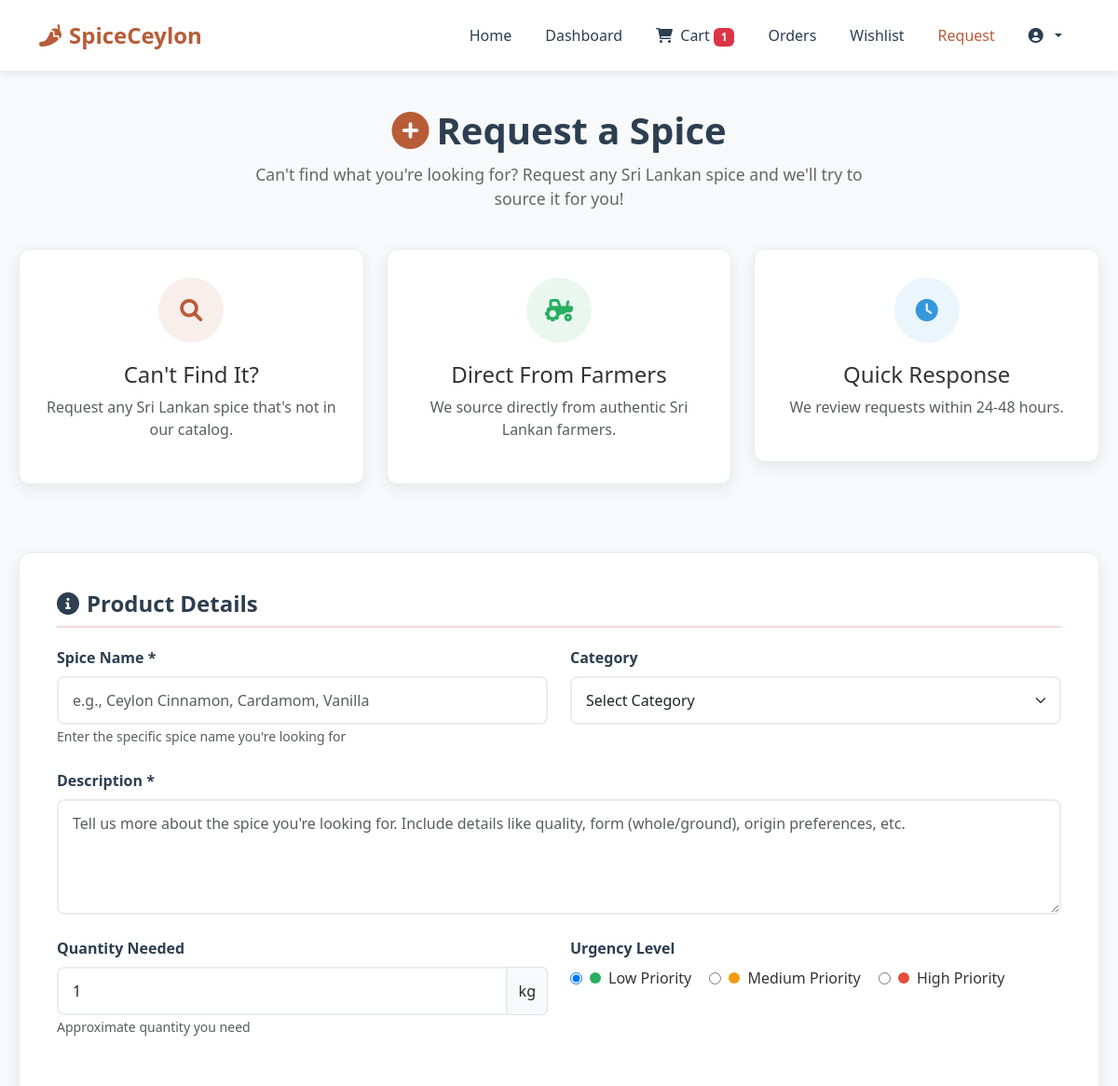
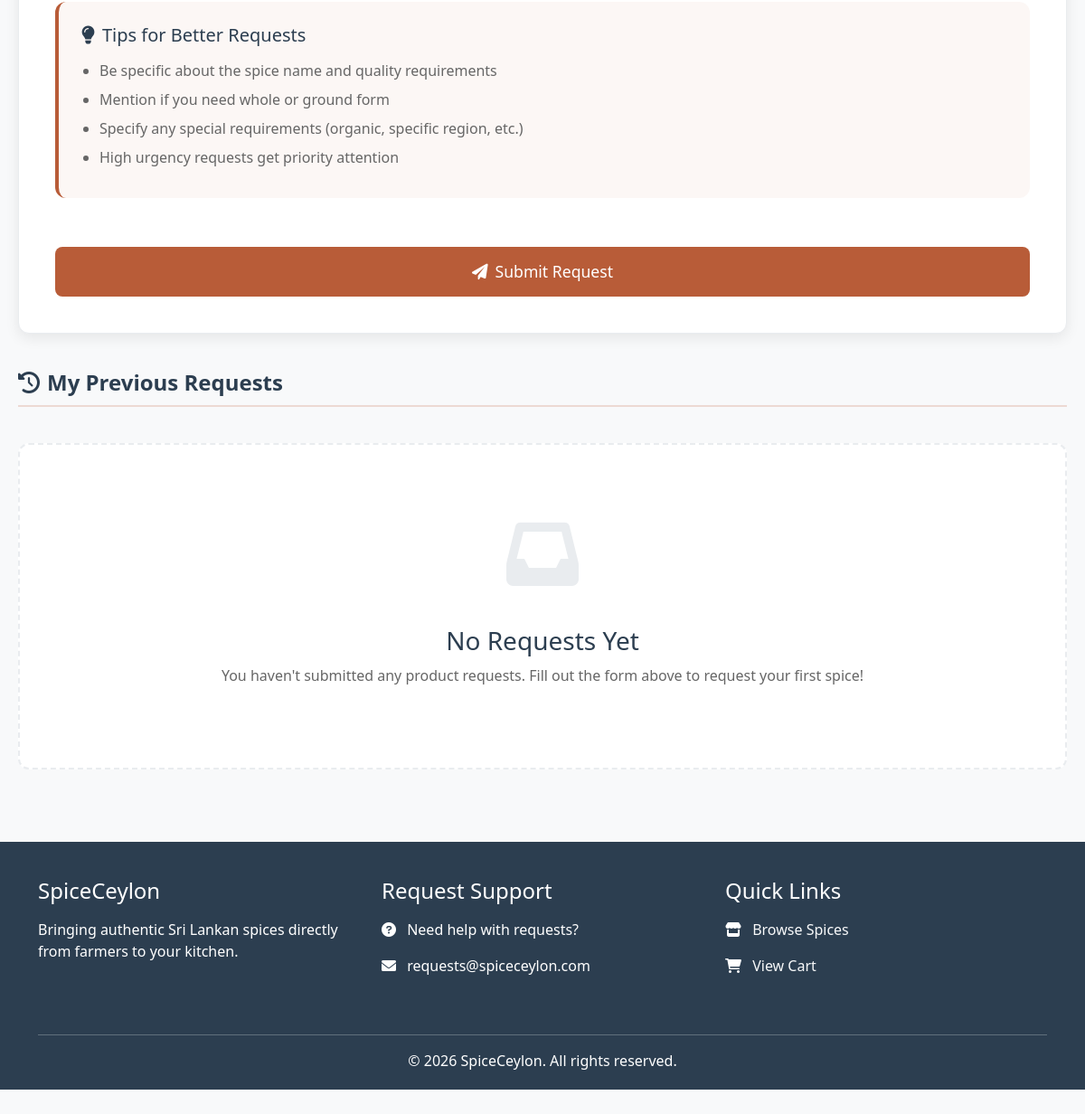
The page /customer/request.php (signed in) on the database as committed earlier (2 pictures, top to bottom).
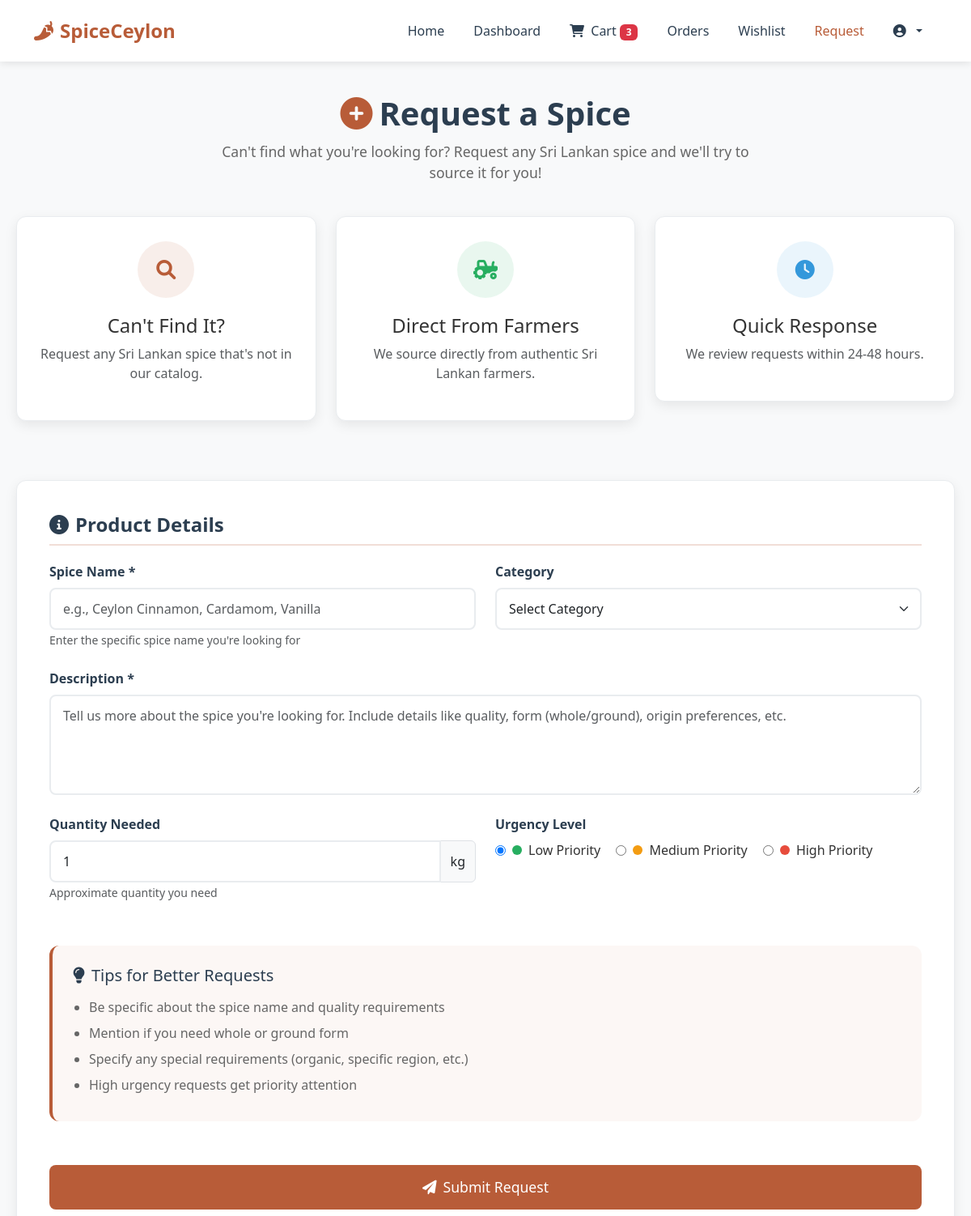
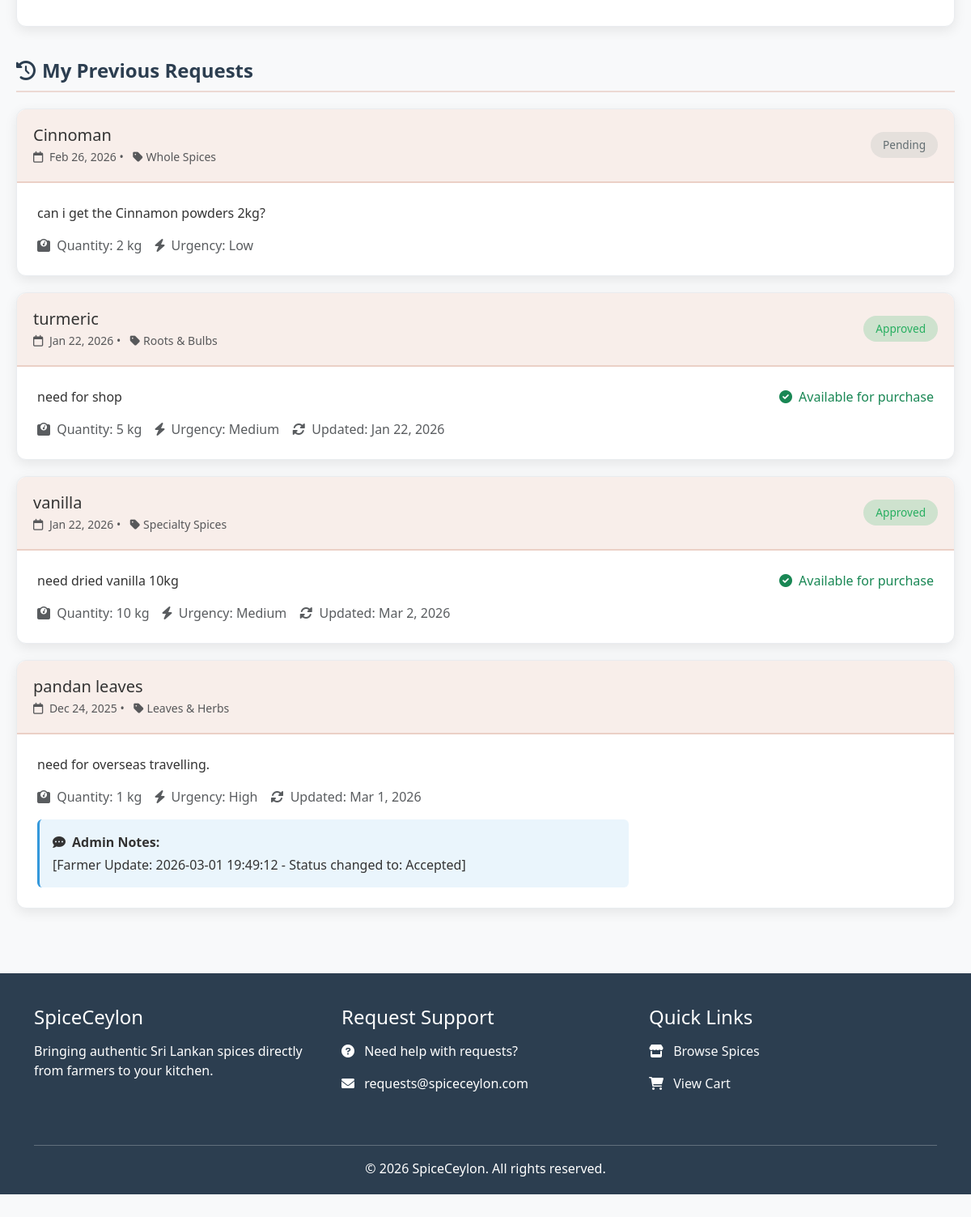
The same page on the database as committed later (2 pictures, top to bottom).
### tables this page shows
CREATE TABLE `product_requests` (
  `request_id` int(11) NOT NULL,
  `customer_id` int(11) NOT NULL,
  `product_name` varchar(255) NOT NULL,
  `category` varchar(100) DEFAULT NULL,
  `description` text DEFAULT NULL,
  `quantity_requested` int(11) DEFAULT 1,
  `urgency` enum('Low','Medium','High') DEFAULT 'Medium',
  `status` enum('Pending','Reviewed','Approved','Rejected','Completed') DEFAULT 'Pending',
  `admin_notes` text DEFAULT NULL,
  `created_at` timestamp NOT NULL DEFAULT current_timestamp(),
  `updated_at` timestamp NULL DEFAULT NULL ON UPDATE current_timestamp(),
  `assigned_farmer_id` int(11) DEFAULT NULL
);

### customer/request.php (the view, shortened to what the changed rows need)
<?php
include '../config/db.php';
$user_id = $_SESSION['user_id'];
$requests_query = "SELECT * FROM product_requests WHERE customer_id = ? ORDER BY created_at DESC";
$requests_stmt = $conn->prepare($requests_query);
$requests_stmt->bind_param("i", $user_id);
$requests_stmt->execute();
$requests_result = $requests_stmt->get_result();
$cart_query = "SELECT COUNT(*) as cart_count FROM cart WHERE customer_id = ?";
$cart_stmt = $conn->prepare($cart_query);
$cart_stmt->bind_param("i", $user_id);
$cart_stmt->execute();
$cart_result = $cart_stmt->get_result();
$cart_count = $cart_result->fetch_assoc()['cart_count'];
?>
<!DOCTYPE html>
<html lang="en">
<head>
    <link href="https://cdn.jsdelivr.net/npm/bootstrap@5.3.0/dist/css/bootstrap.min.css" rel="stylesheet">
    <link rel="stylesheet" href="https://cdnjs.cloudflare.com/ajax/libs/font-awesome/6.0.0/css/all.min.css">
</head>
<body>
    <nav class="navbar navbar-expand-lg">
        <div class="container">
            <div class="collapse navbar-collapse">
                <ul class="navbar-nav ms-auto">
                    <li class="nav-item">
                        <a class="nav-link" href="cart.php">
                            <i class="fas fa-shopping-cart me-1"></i> Cart
                            <?php if($cart_count > 0): ?>
                                <span class="badge bg-danger"><?php echo $cart_count; ?></span>
                            <?php endif; ?>
                        </a>
                    </li>
                </ul>
            </div>
        </div>
    </nav>
    <div class="request-container">
        <div class="request-header">
            <h1><i class="fas fa-plus-circle me-2" style="color: var(--spice-red);"></i>Request a Spice</h1>
        </div>
        <div class="form-section">
            <?php if ($requests_result->num_rows > 0): ?>
                <div class="requests-list">
                    <?php while ($request = $requests_result->fetch_assoc()):
                        $statusClass = 'status-' . strtolower($request['status']);
                    ?>
                    <div class="request-card">
                        <div class="request-card-header">
                            <div class="d-flex justify-content-between align-items-center flex-wrap">
                                <div>
                                    <h5 class="mb-1"><?php echo htmlspecialchars($request['product_name']); ?></h5>
                                    <p class="text-muted mb-0 small">
                                        <i class="far fa-calendar me-1"></i>
                                        <?php echo date('M j, Y', strtotime($request['created_at'])); ?>
                                        <?php if ($request['category']): ?>
                                            • <i class="fas fa-tag ms-2 me-1"></i><?php echo htmlspecialchars($request['category']); ?>
                                        <?php endif; ?>
                                    </p>
                                </div>
                                <span class="status-badge <?php echo $statusClass; ?> mt-2 mt-md-0">
                                    <?php echo $request['status']; ?>
                                </span>
                            </div>
                        </div>
                        <div class="request-card-body">
                            <div class="row">
                                <div class="col-md-8">
                                    <p class="mb-3"><?php echo htmlspecialchars($request['description']); ?></p>
                                    <div class="d-flex flex-wrap gap-3">
                                        <span class="text-muted">
                                            <i class="fas fa-weight me-1"></i>
                                            Quantity: <?php echo $request['quantity_requested']; ?> kg
                                        </span>
                                        <span class="text-muted">
                                            <i class="fas fa-bolt me-1"></i>
                                            Urgency: <?php echo $request['urgency']; ?>
                                        </span>
                                        <?php if ($request['updated_at']): ?>
                                            <span class="text-muted">
                                                <i class="fas fa-sync-alt me-1"></i>
                                                Updated: <?php echo date('M j, Y', strtotime($request['updated_at'])); ?>
                                            </span>
                                        <?php endif; ?>
                                    </div>
                                    <?php if ($request['admin_notes']): ?>
                                        <div class="mt-3 p-3 rounded" style="background: rgba(52, 152, 219, 0.1); border-left: 3px solid var(--spice-blue);">
                                            <strong><i class="fas fa-comment-dots me-2"></i>Admin Notes:</strong>
                                            <p class="mb-0 mt-1"><?php echo htmlspecialchars($request['admin_notes']); ?></p>
                                        </div>
                                    <?php endif; ?>
                                </div>
                                <div class="col-md-4 text-md-end mt-3 mt-md-0">
                                    <?php if ($request['status'] == 'Completed'): ?>
                                        <a href="home.php" class="btn btn-sm"
                                           style="background: var(--spice-green); color: white; padding: 8px 20px;">
                                            <i class="fas fa-shopping-cart me-1"></i>Shop Now
                                        </a>
                                    <?php elseif ($request['status'] == 'Approved'): ?>
                                        <span class="text-success">
                                            <i class="fas fa-check-circle me-1"></i>
                                            Available for purchase
                                        </span>
                                    <?php endif; ?>
                                </div>
                            </div>
                        </div>
                    </div>
                    <?php endwhile; ?>
                </div>
            <?php else: ?>
                <div class="empty-requests">
                    <div class="empty-requests-icon">
                        <i class="fas fa-inbox"></i>
                    </div>
                    <h3>No Requests Yet</h3>
                    <p>You haven't submitted any product requests. Fill out the form above to request your first spice!</p>
                </div>
            <?php endif; ?>
        </div>
    </div>
</body>
</html>

Rows that differ between the two databases and show on the page:
added product_requests: product_name "Cinnoman", created_at "Feb 26, 2026", category "Whole Spices", status "Pending", description "can i get the Cinnamon powders 2kg?", quantity_requested "2", urgency "Low"
added product_requests: product_name "turmeric", created_at "Jan 22, 2026", category "Roots & Bulbs", status "Approved", description "need for shop", quantity_requested "5", urgency "Medium", updated_at "Jan 22, 2026", shows "Available for purchase"
added product_requests: product_name "vanilla", created_at "Jan 22, 2026", category "Specialty Spices", status "Approved", description "need dried vanilla 10kg", quantity_requested "10", urgency "Medium", updated_at "Mar 2, 2026", shows "Available for purchase"
added product_requests: product_name "pandan leaves", created_at "Dec 24, 2025", category "Leaves & Herbs", description "need for overseas travelling.", quantity_requested "1", urgency "High", updated_at "Mar 1, 2026", admin_notes "[Farmer Update: 2026-03-01 19:49:12 - Status changed to: Accepted]", status empty (drawn)
Other text that changed with them:
$cart_count: "1" → "3"
text no longer shown: "No Requests Yet You haven't submitted any product requests. Fill out the form above to request your first spice!"
